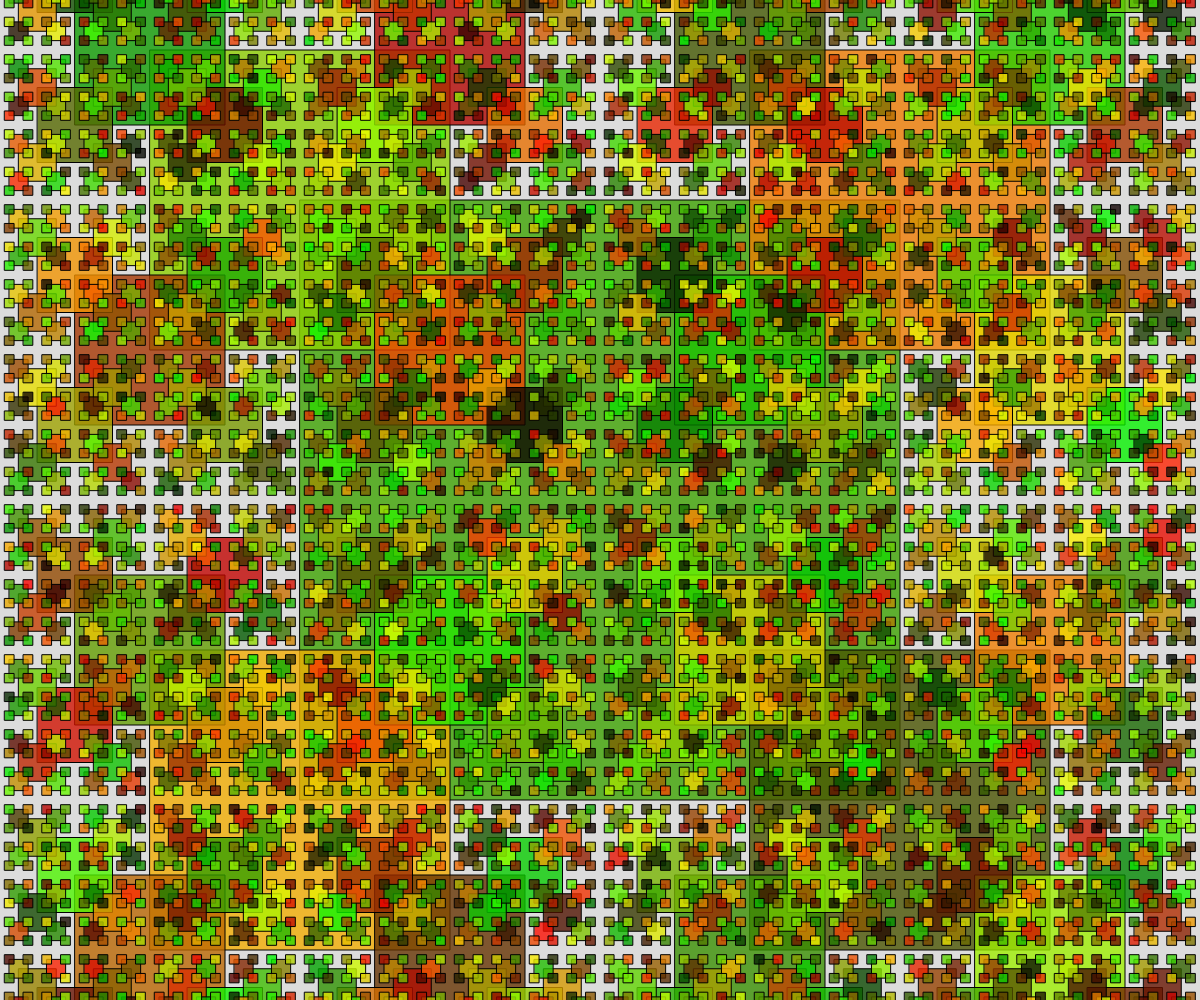
Frame 1 (no input)
Frame 60 (no input): identical to frame 1, image omitted
Frame 120 (the mouse pressed at the canvas centre since frame 60): identical to frame 1, image omitted

The p5.js sketch that drew this single still picture (run headless with seeded random() and noise() and a simulated clock; from frame 60 on, the mouse is pressed at the canvas centre):

// p5.js sketch
// ── sketch.js
// Project Title
// Your Name
// Date
//
// Extra for Experts:
// - describe what you did to take this project "above and beyond"


function setup() {
  createCanvas(windowWidth, windowHeight);
  ellipseMode(CENTER);
  rectMode(CENTER);
  //noFill();
}

function draw() {
  randomSeed(4.9092);
  background(220);
  rectangles(width/2,height/2, height*.6);
  //circles(width/2,height/2,height*.5);
}

function rectangles(x,y,sideLength){
  if(sideLength > 5){
    fill(random(255),random(255),0,200);
    rect(x,y,sideLength,sideLength);
    let half = sideLength/2;
    rectangles(x-half,y-half,half);  
    rectangles(x-half,y+half,half);  
    rectangles(x+half,y-half,half);  
    rectangles(x+half,y+half,half);  
  }

}

function circles(x, y, d){
  if (d > 2){
    ellipse(x,y,d,d);
    circles(x-d/2, y, d/2);
    circles(x+d/2,y, d/2);
    circles(x,y+d/2,d/2);
  }
}
